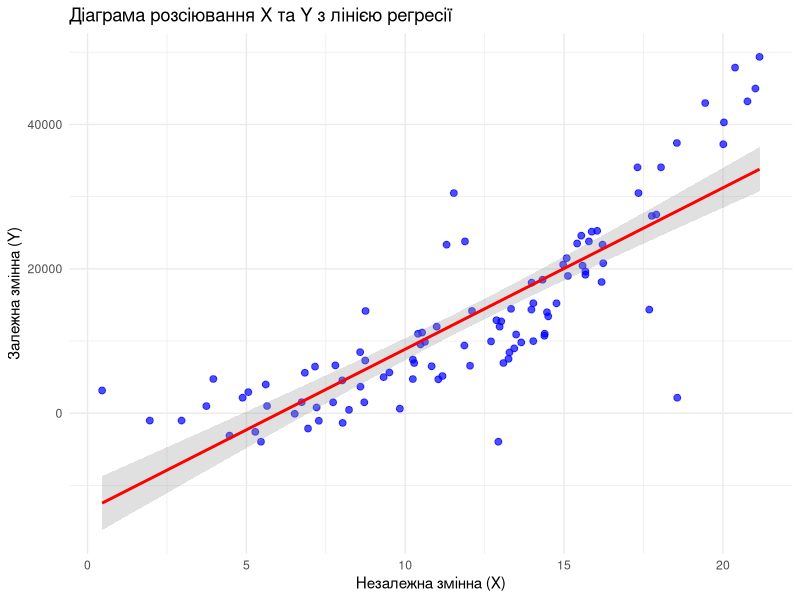
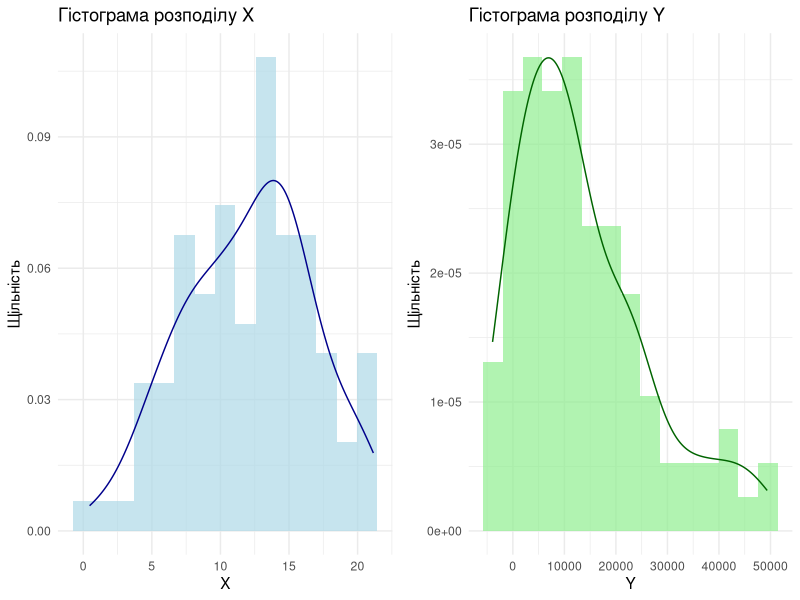

R code for these plots, in order:
## ---- chunk 1
if (!require(readxl)) install.packages("readxl")
if (!require(dplyr)) install.packages("dplyr")
if (!require(ggplot2)) install.packages("ggplot2")
if (!require(car)) install.packages("car")
if (!require(broom)) install.packages("broom")
if (!require(ggpubr)) install.packages("ggpubr")

library(readxl)
library(dplyr)
library(ggplot2)
library(car)
library(broom)
library(ggpubr)
## ---- chunk 2
# Завантаження даних з Excel-файлу
data <- read_excel("data/data.xlsx")

# Перегляд структури даних
cat("Структура завантажених даних:\n")
str(data)

cat("\nПерші 10 рядків даних:\n")
head(data, 10)

cat("\nНазви стовпців:\n")
names(data)
## ---- chunk 3
x_col <- 1  # Номер стовпця для X
y_col <- 2  # Номер стовпця для Y

reg_data <- data.frame(
  X = data[[x_col]],
  Y = data[[y_col]]
)

# Видалення рядків з пропущеними значеннями
reg_data <- reg_data[complete.cases(reg_data), ]

cat("Розмірність даних для регресії:", dim(reg_data), "\n")
cat("Перші 6 спостережень:\n")
head(reg_data)
## ---- chunk 4
# Основні статистичні характеристики
desc_stats <- data.frame(
  Змінна = c("X", "Y"),
  n = c(nrow(reg_data), nrow(reg_data)),
  Середнє = c(mean(reg_data$X), mean(reg_data$Y)),
  Стандартне_відхилення = c(sd(reg_data$X), sd(reg_data$Y)),
  Мінімум = c(min(reg_data$X), min(reg_data$Y)),
  Максимум = c(max(reg_data$X), max(reg_data$Y)),
  Медіана = c(median(reg_data$X), median(reg_data$Y))
)

knitr::kable(desc_stats, caption = "Описова статистика змінних", digits = 3)
## ---- chunk 5
# Коефіцієнт кореляції Пірсона
cor_test <- cor.test(reg_data$X, reg_data$Y)
cat("Коефіцієнт кореляції Пірсона:\n")
cat("r =", round(cor_test$estimate, 4), "\n")
cat("p-value =", round(cor_test$p.value, 4), "\n")
cat("95% довірчий інтервал: [", 
    round(cor_test$conf.int[1], 4), ",", 
    round(cor_test$conf.int[2], 4), "]\n")

# Інтерпретація кореляції
r_value <- abs(cor_test$estimate)
if (r_value < 0.3) {
  strength <- "слабка"
} else if (r_value < 0.7) {
  strength <- "помірна"
} else {
  strength <- "сильна"
}

if (cor_test$estimate > 0) {
  direction <- "позитивний"
} else {
  direction <- "негативний"
}

cat("Інтерпретація:", strength, direction, "зв'язок\n")
## ---- chunk 6
# Діаграма розсіювання з лінією тренду
p1 <- ggplot(reg_data, aes(x = X, y = Y)) +
  geom_point(alpha = 0.7, size = 2, color = "blue") +
  geom_smooth(method = "lm", se = TRUE, color = "red", alpha = 0.3) +
  labs(title = "Діаграма розсіювання X та Y з лінією регресії",
       x = "Незалежна змінна (X)",
       y = "Залежна змінна (Y)") +
  theme_minimal()

print(p1)

# Histograms for both variables
p2 <- ggplot(reg_data, aes(x = X)) +
  geom_histogram(aes(y = ..density..), bins = 15, fill = "lightblue", alpha = 0.7) +
  geom_density(color = "darkblue") +
  labs(title = "Гістограма розподілу X",
       x = "X", y = "Щільність") +
  theme_minimal()

p3 <- ggplot(reg_data, aes(x = Y)) +
  geom_histogram(aes(y = ..density..), bins = 15, fill = "lightgreen", alpha = 0.7) +
  geom_density(color = "darkgreen") +
  labs(title = "Гістограма розподілу Y",
       x = "Y", y = "Щільність") +
  theme_minimal()

ggarrange(p2, p3, ncol = 2)

## ---- chunk 7
# Побудова лінійної регресійної моделі
model <- lm(Y ~ X, data = reg_data)

# Вивід результатів моделі
cat("Результати регресійного аналізу:\n")
print(summary(model))

# Детальна інформація про модель
model_summary <- summary(model)

cat("Рівняння регресії:\n")
cat("Y =", round(coef(model)[1], 4), "+", round(coef(model)[2], 4), "* X\n\n")

cat("Коефіцієнт детермінації R² =", round(model_summary$r.squared, 4), 
    "(", round(model_summary$r.squared * 100, 2), "% )\n")
cat("Скоригований R² =", round(model_summary$adj.r.squared, 4), "\n")
cat("Стандартна похибка оцінки =", round(model_summary$sigma, 4), "\n")
## ---- chunk 8
# Зведена таблиця результатів
results_summary <- data.frame(
  Параметр = c(
    "Рівняння регресії",
    "Коефіцієнт детермінації R²",
    "Скоригований R²",
    "F-статистика",
    "p-value моделі",
    "Коефіцієнт кореляції",
    "Стандартна похибка"
  ),
  Значення = c(
    paste("Y =", round(coef(model)[1], 4), "+", round(coef(model)[2], 4), "* X"),
    paste(round(model_summary$r.squared, 4), "(", round(model_summary$r.squared * 100, 1), "%)"),
    round(model_summary$adj.r.squared, 4),
    round(model_summary$fstatistic[1], 4),
    round(pf(model_summary$fstatistic[1], model_summary$fstatistic[2], 
             model_summary$fstatistic[3], lower.tail = FALSE), 4),
    round(cor_test$estimate, 4),
    round(model_summary$sigma, 4)
  )
)

knitr::kable(results_summary, caption = "Підсумкові результати регресійного аналізу")
